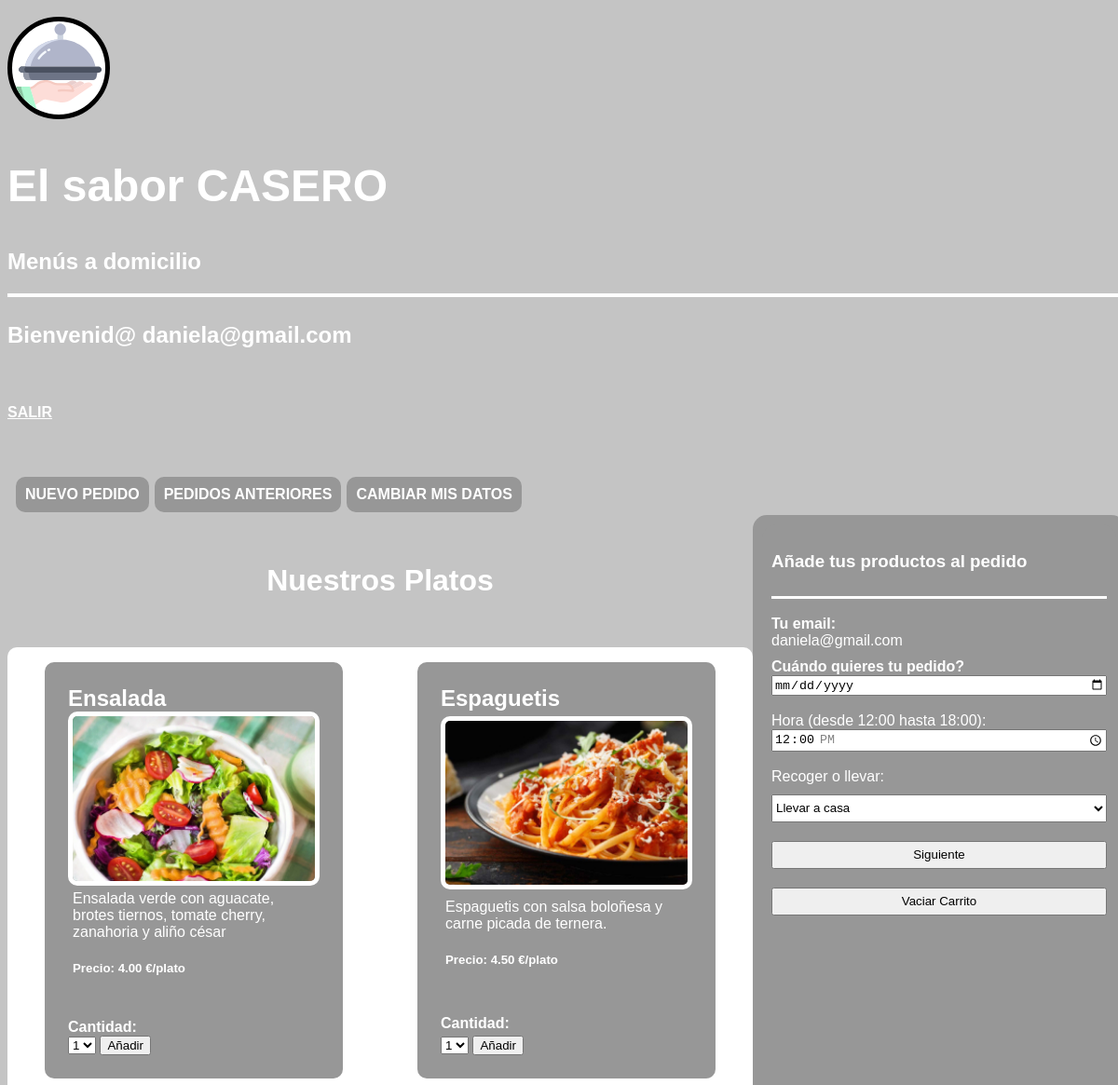
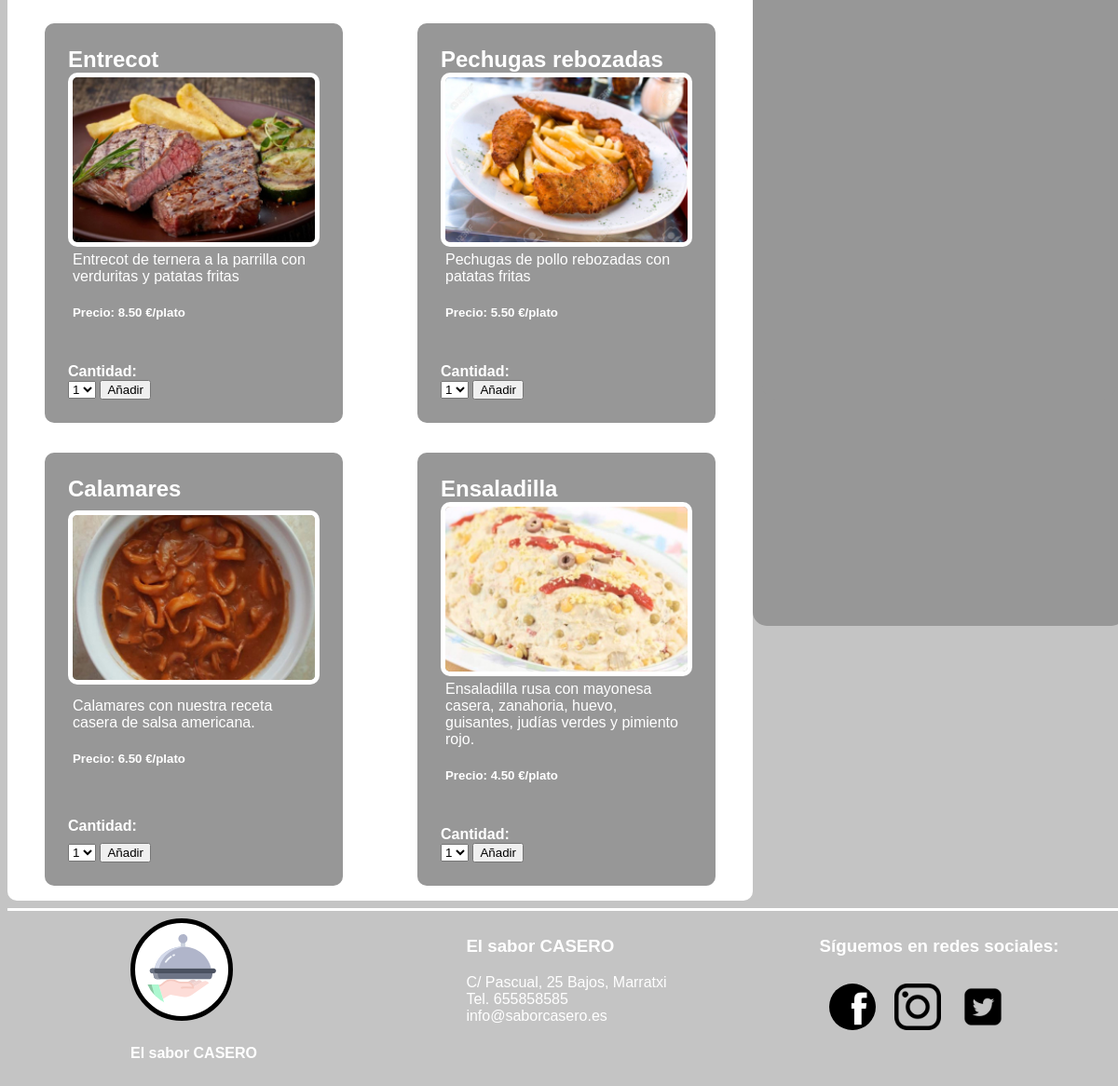
/clientes/insertar_pedido_cliente.php (signed in), run on the app's committed database (2 pictures, top to bottom).
### tables this page shows
CREATE TABLE `platos` (
  `id_plato` int(11) NOT NULL,
  `plato` varchar(127) DEFAULT 'NULL',
  `foto` varchar(127) DEFAULT 'NULL',
  `descripcion` text DEFAULT NULL,
  `pvp` decimal(5,2) DEFAULT NULL
);

CREATE TABLE `usuarios` (
  `id_usuario` int(11) NOT NULL,
  `email` varchar(127) NOT NULL,
  `clave` varchar(255) DEFAULT 'NULL',
  `nombre` varchar(127) DEFAULT 'NULL',
  `apellidos` varchar(127) DEFAULT 'NULL',
  `direccion` varchar(127) DEFAULT 'NULL',
  `cp` int(11) DEFAULT NULL,
  `poblacion` varchar(127) DEFAULT 'NULL',
  `provincia` varchar(63) DEFAULT '''Baleares''',
  `tlf` varchar(31) DEFAULT 'NULL',
  `id_rol` int(11) DEFAULT NULL
);

### clientes/insertar_pedido_cliente.php (the view, shortened to what this page needs)
<!DOCTYPE html>
<html lang="es">
  <head>
    <link rel="stylesheet" href="../css/main.css"/>
    <link rel="stylesheet" href="../css/pedidos.css"/>
  </head>
  <body>
    <div class="container__pagina">
      <header class="header">
      <a href="../index.php">
    <img class="header__logo" src="../assets/img/svg/logo.svg" alt="" />
    </a>
        <section class="header__titulos">
          <h1 class="header__titulo">El sabor CASERO</h1>
          <h1 class="header__titulo2">Menús a domicilio</h1>
          <hr class="linea__division"/>
        </section>
      </header>
      <main class="main">
        <section class="main__insertar__menu">
          <article class="main__insertar__php">
          <h2>
          <?php
         include("script/Sesion_iniciada.php");
        ?></h2>
          </article>
          <nav class="main__insertar__nav"><a href="#">
            <a href="insertar_pedido_cliente.php">
              <h4 class="insertar__pedido">NUEVO PEDIDO</h4></a
            ><a href="pedido_anterior_cliente.php">
              <h4 class="insertar__pedido">PEDIDOS ANTERIORES</h4></a
            ><a href="cambiar_datos_cliente.php">
              <h4 class="insertar__pedido">CAMBIAR MIS DATOS</h4></a
            >
          </nav>
          <section class="main__insertar__imgs">
            <h4 class="main__titulo">Nuestros Platos</h4>
            <?php
             include("../pdo/conex.php");
          $sql=$base->prepare("SELECT * FROM platos");
          $sql->execute();
          $listaproductos=$sql->fetchAll(PDO::FETCH_ASSOC);
          ?>
            <section class="main__menu">
            <?php
          foreach ($listaproductos as $producto) {
              ?>
              <figure class="menu__1">
                <h4><?php echo $producto['plato']; ?></h4>
                <img class="menu__1__img" src=<?php echo $producto['foto']; ?> alt=""/>
                <figcaption class="menu__1__descrip"><?php echo $producto['descripcion']; ?>
                <h5>Precio: <?php echo $producto['pvp']; ?> €/plato</h5>
              </figcaption>
                <label class="label__anadir1" for="anadir">Cantidad:</label>
                <form action="" method="post">
                <select name="anadir">
                  <option value="1">1</option>
                </select>
                <button type="submit" name="agregar">Añadir</button>
                </form>
              </figure>
              <?php
              }
              ?>
            </section>
        </section>
        <section class="main__ver__pedido">
        <form class="ver__pedido" action="<?php echo $_SERVER['PHP_SELF']; ?>" method="post">
              <?php
              include("script/carrito_junto.php");
              ?>
          <hr class="linea__division__footer"/>
               <label  class="label"  for="cliente"><b>Tu email:</b></label>
              <input id="cliente" type="hidden" name="cliente" value="<?php
       include("../pdo/conex.php");
                $sql="SELECT email FROM usuarios where email= '$user'";
                $clientes=$base->prepare($sql);
                $clientes->execute();
                $devuelve=$clientes->fetch(PDO::FETCH_ASSOC);
                   $ver=$devuelve['email'];
                ?>"><?php echo $ver;?><br>
              <label class="label" for="fecha">Cuándo quieres tu pedido?</label>
              <input type="date"  min="<?php echo date("Y-m-d",strtotime(date("Y-m-d")));?>"  name="fecha"><br>
              <label for="hora">Hora (desde 12:00 hasta 18:00):</label>
              <input type="time" value="12:00" min="12:00" max="18:00" step="900" name="hora"><br>
              <label for="recoger">Recoger o llevar:</label>
              <select class="input" name="recoger" id="recoger">
                <option value="llevar">Llevar a casa</option>
              </select>
              <button class="input" type="submit" name="nuevo">Siguiente</button>
              <button class="input"  type="submit" name="vaciar">Vaciar Carrito</button>
              </form>
          </section>
      </main>
      <footer class="footer">
        <hr class="linea__division__footer"/>
        <ul class="footer__logo">
          <li><img class="footer__logo_img" src="../assets/img/svg/logo.svg" alt=""/></li>
          <li>
            <h4>El sabor CASERO</h4>
          </li>
        </ul>
        <ul class="footer__contact">
          <h3>El sabor CASERO</h3>
          <li>C/ Pascual, 25 Bajos, Marratxi</li>
          <li>Tel. 655858585</li>
          <li>info@saborcasero.es</li>
        </ul>
        <ul class="footer__redes">
          <h3>Síguemos en redes sociales:</h3>
          <li><a href="facebook/saborcasero"><img class="logo__face" src="../assets/img//svg/logo_facebook.svg" alt=""/></a><a href="instagram/saborcasero"><img class="logo__insta" src="../assets/img//svg/logo_insta.svg" alt=""/></a><a href="twitter/saborcasero"><img class="logo__twi" src="../assets/img//svg/logo_twitter.svg" alt=""/></a></li>
        </ul>
      </footer>
    </div>
  </body>
</html>

### css/main.css (style rules this page uses)
ul, li { margin: 0; padding: 0; list-style: none; }
body { background-color: #C4C4C4; color: white; font-family: sans-serif; }
.footer { display: grid; grid-template-columns: repeat(3, 1fr); grid-template-rows: 0.2fr 1fr; background-color: var(--color-fondo); }
.footer__contact { grid-row: 2/3; justify-self: center; }
.footer__logo { grid-row: 2/3; justify-self: center; }
.footer__redes { grid-row: 2/3; justify-self: center; }
.logo__face, .logo__insta, .logo__twi { padding: 10px; }
.footer__logo_img { padding: 10px; background-color: white; border-radius: 50%; border: 5px solid black; }
.linea__division__footer { grid-row: 1/2; grid-column: 1/4; height: 3px; background-color: white; width: 100%; border: 0; }
.container__pagina { display: grid; grid-template-columns: 1fr minmax(1200px, 1440px) 1fr; grid-template-rows: 10px auto auto auto; }
header { grid-column: 2/3; grid-row: 2/3; }
main { grid-column: 2/3; grid-row: 3/4; }
footer { grid-column: 2/3; grid-row: 4/5; }
.header__logo { background-color: white; border-radius: 50%; border: 5px solid black; width: 100px; height: 100px; }
.header__titulo { font-size: 3rem; color: white; }
.header__titulo2 { font-size: 1.5rem; color: white; }
.linea__division { color: white; border: 2px solid white; }
.main__menu { grid-column: 1/2; grid-row: 2/4; display: grid; grid-template-columns: 1fr 1fr; background-color: white; border-radius: 10px; box-sizing: border-box; }
.main__titulo { grid-column: 1/2; grid-row: 1/2; font-size: 2rem; border-radius: 5px; background-color: var(--gris-oscuro); align-self: center; justify-self: center; padding: 10px; }
figcaption { padding: 5px; }
figure { display: flex; flex-direction: column; background-color: #979797; padding: 25px 25px; justify-content: space-between; border-radius: 10px; }
figure img { border: 5px solid white; border-radius: 10px; }
figure h4 { font-size: 1.5rem; margin: 0; }
.main__insertar__menu { display: grid; grid-template-columns: 1fr 0.5fr; grid-template-rows: 0.2fr 0.2fr auto; }
.main__insertar__php { grid-column: 1/2; grid-row: 1/2; }
.main__insertar__nav { grid-column: 1/3; grid-row: 2/3; display: flex; }
.main__insertar__nav a { text-decoration: none; color: white; font-size: 1rem; background-color: #979797; margin: 3px; border-radius: 10px; }
.main__insertar__nav a h4 { margin: 0; padding: 10px; }
.main__insertar__imgs { grid-column: 1/2; grid-row: 3/4; }
.label__anadir1, .label__anadir2, .label__anadir3, .label__anadir4, .label__anadir5, .label__anadir6 { margin-top: 20px; font-weight: bold; }
.main__menu { display: grid; grid-template-columns: 1fr 1fr; background-color: white; border-radius: 10px; box-sizing: border-box; }
.main__ver__pedido { grid-column: 2/3; grid-row: 3/4; padding: 3rem; }
.main__ver__pedido, .ver__pedido { background-color: #979797; height: 80%; border-radius: 15px; padding: 10px; }
.ver__pedido { display:flex; flex-direction: column; height: 80%; }
.input { height: 30px; margin-bottom: 10px; margin-top: 10px; }
.label { margin-top: 10px; font-weight: bold; }

### data on the page
platos: plato "Ensalada", foto (picture), descripcion "Ensalada verde con aguacate, brotes tiernos, tomate cherry, zanahoria y aliño césar", pvp "4.00"
platos: plato "Espaguetis", foto (picture), descripcion "Espaguetis con salsa boloñesa y carne picada de ternera.", pvp "4.50"
platos: plato "Entrecot", foto (picture), descripcion "Entrecot de ternera a la parrilla con verduritas y patatas fritas", pvp "8.50"
platos: plato "Pechugas rebozadas", foto (picture), descripcion "Pechugas de pollo rebozadas con patatas fritas", pvp "5.50"
platos: plato "Calamares", foto (picture), descripcion "Calamares con nuestra receta casera de salsa americana.", pvp "6.50"
platos: plato "Ensaladilla", foto (picture), descripcion "Ensaladilla rusa con mayonesa casera, zanahoria, huevo, guisantes, judías verdes y pimiento rojo.", pvp "4.50"
usuarios: email "daniela@gmail.com"

### other printed values
$user "daniela@gmail.com"
